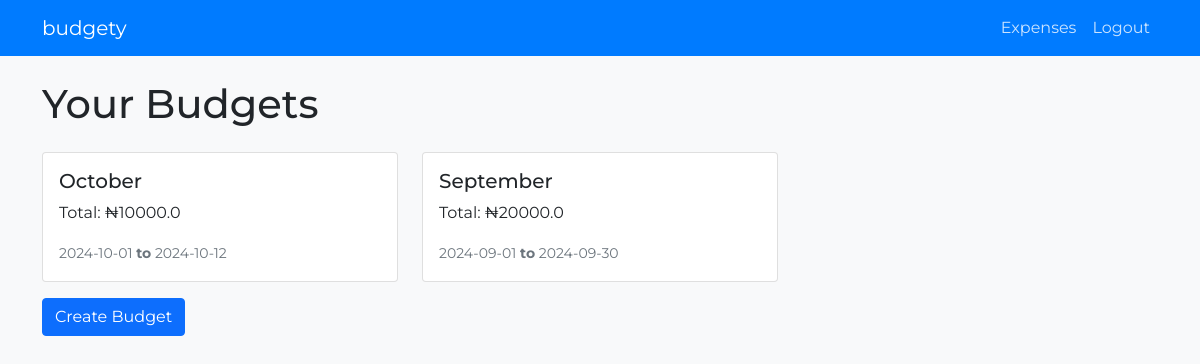
The page /dashboard (signed in) on the database its author committed.
### server.py (models this page shows)
class Budget(db.Model):
    id = db.Column(db.Integer, primary_key=True)
    name = db.Column(db.String(100), nullable=False)
    start_date = db.Column(db.Date, nullable=False)
    end_date = db.Column(db.Date, nullable=False)
    total_amount = db.Column(db.Float, nullable=False)
    user_id = db.Column(db.Integer, db.ForeignKey('user.id'), nullable=False)
    categories = db.relationship('Category', backref='budget', lazy=True)

### server.py (the view)
@app.route('/dashboard')
@login_required
def dashboard():
    budgets = Budget.query.filter_by(user_id=current_user.id).order_by(desc(Budget.id)).all()
    return render_template('budget.html', budgets=budgets)

### server.py (called while the page is built)
@login_manager.user_loader
def load_user(user_id):
    return User.query.get(int(user_id))

### templates/budget.html (shortened to what this page needs)
<!DOCTYPE html>
<html lang="en">
<head>
    <link href="https://cdn.jsdelivr.net/npm/bootstrap@5.1.3/dist/css/bootstrap.min.css" rel="stylesheet">
</head>
<body>
    <nav class="navbar navbar-expand-lg navbar-dark">
        <div class="container">
            <a class="navbar-brand" href="#">budgety</a>
            <div class="collapse navbar-collapse" id="navbarNav">
                <ul class="navbar-nav ms-auto">
                    <li class="nav-item">
                        <a class="nav-link" href="{{url_for('add_expense')}}">Expenses</a>
                    </li>
                    <li class="nav-item">
                        <a class="nav-link" href="{{url_for('logout')}}">Logout</a>
                    </li>
                </ul>
            </div>
        </div>
    </nav>
    <div class="container mt-4">
        <h1 class="mb-4">Your Budgets</h1>
        <div class="row row-cols-1 row-cols-md-3 g-4">
             {% if budgets%}
                {% for budget in budgets %}
                    <div class="col">
                        <div class="card budget-card h-100" data-budget-id="{{ budget.id }}">
                            <div class="card-body">
                                <h5 class="card-title">{{budget.name}}</h5>
                                <p class="card-text">Total: ₦{{budget.total_amount}}</p>
                                <p class="card-text">
                                    <small class="text-muted">
                                        {{budget.start_date}} <strong>to</strong> {{budget.end_date}}
                                    </small>
                                </p>
                            </div>
                        </div>
                    </div>
                {% endfor %}
            {% else %}
                <h5 >You have no budgets yet</h5>
            {% endif %}
        </div>
        <button class="btn btn-primary mb-4 my-3" data-bs-toggle="modal" data-bs-target="#createBudgetModal">Create Budget</button>
    </div>
</body>
</html>

### templates/budget.html (style rules this page uses)
body { background-color: #f8f9fa; font-family: 'Montserrat', sans-serif; }
.budget-card { cursor: pointer; transition: box-shadow 0.3s ease-in-out; }
.navbar { background-color: #007bff; }
.navbar-brand { color: white !important; }
.nav-link { color: rgba(255,255,255,0.8) !important; }

### rows shown on the page
Budget: name "October", total_amount "10000.0", start_date "2024-10-01", end_date "2024-10-12"
Budget: name "September", total_amount "20000.0", start_date "2024-09-01", end_date "2024-09-30"
